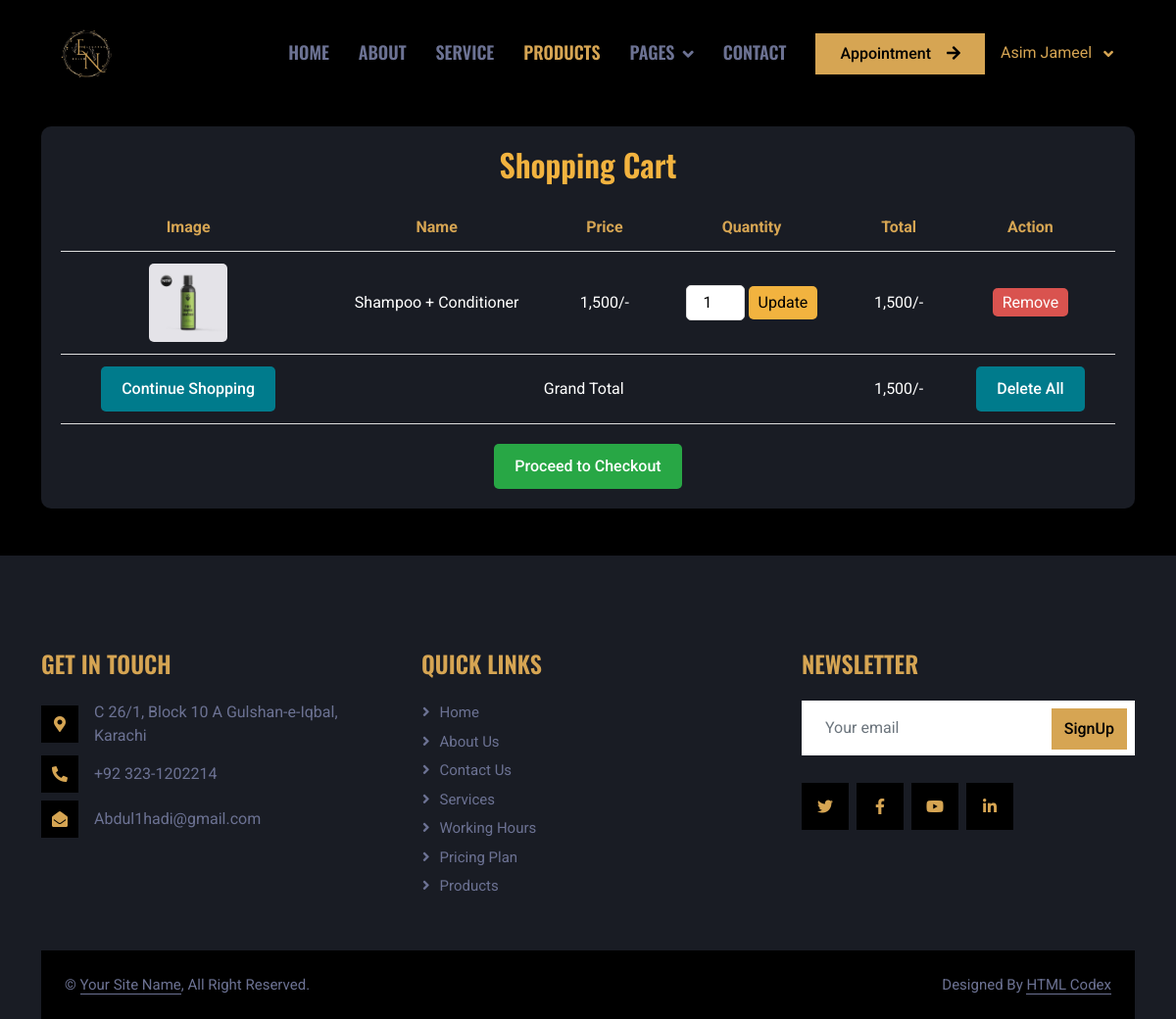
/cart.php (signed in), run on the app's committed database.
### tables this page shows
CREATE TABLE `cart` (
  `id` int(11) NOT NULL,
  `user_id` int(11) NOT NULL,
  `product_id` int(11) NOT NULL,
  `quantity` int(11) DEFAULT 1,
  `price` decimal(10,2) NOT NULL,
  `image` varchar(255) NOT NULL,
  `name` varchar(255) NOT NULL
);

### cart.php (the view, shortened to what this page needs)
<?php
include 'config.php';
$user_id = $_SESSION['user_id'];
?>
<!DOCTYPE html>
<html lang="en">
<head>
   <link rel="stylesheet" href="https://cdnjs.cloudflare.com/ajax/libs/font-awesome/6.0.0/css/all.min.css">
  <link
    href="https://cdnjs.cloudflare.com/ajax/libs/font-awesome/5.10.0/css/all.min.css"
    rel="stylesheet" />
  <link
    href="https://cdn.jsdelivr.net/npm/bootstrap-icons@1.4.1/font/bootstrap-icons.css"
    rel="stylesheet" />
  <link href="lib/animate/animate.min.css" rel="stylesheet" />
  <link href="lib/owlcarousel/assets/owl.carousel.min.css" rel="stylesheet" />
  <link href="css/bootstrap.min.css" rel="stylesheet" />
  <link href="css/style.css" rel="stylesheet" />
</head>
<body>
<nav
  class="navbar navbar-expand-lg navbar-dark sticky-top py-lg-0 px-lg-5 wow fadeIn"
  data-wow-delay="0.1s"
>
  <a href="index.php" class="navbar-brand ms-4 ms-lg-0">
    <h1 class="mb-0 text-uppercase">
      <img
        src="img/bgremove.png"
        style="width: 80px; background-color: black"
        alt="Logo"
      />
    </h1>
  </a>
  <div class="collapse navbar-collapse" id="navbarCollapse">
    <div class="navbar-nav ms-auto p-4 p-lg-0">
      <a href="index.php" class="nav-item nav-link ">Home</a>
      <a href="about.php" class="nav-item nav-link">About</a>
      <a href="service.php" class="nav-item nav-link ">Service</a>
      <a href="products.php" class="nav-item nav-link active">Products</a>
      <div class="nav-item dropdown">
                    <a href="#" class="nav-link dropdown-toggle " data-bs-toggle="dropdown">Pages</a>
                </div>
      <a href="contact.php" class="nav-item nav-link">Contact</a>
    </div>
    <a href="appointment/appointment.php" class="btn rounded-0 py-2 px-lg-4 d-none d-lg-block mr-2"
      >Appointment<i class="fa fa-arrow-right ms-3"></i
    ></a>
  </div>
  <?php if (isset($_SESSION['username'])): ?>
        <div class="nav-item dropdown">
          <a
            href="#"
            class="nav-link dropdown-toggle"
            data-bs-toggle="dropdown"
          >
            <?php echo htmlspecialchars($_SESSION['username']); ?>
          </a>
        </div>
      <?php else: ?>
        <a href="registration/signup.php" class="btn rounded-0 py-2 px-lg-4 d-none d-lg-block"
          >Registration<i class="fa fa-arrow-right ms-3"></i
        ></a>
      <?php endif; ?>
</nav>
<div class="container">
    <section class="shopping-cart">
        <h1 class="heading">Shopping Cart</h1>
        <table class="cart-table">
            <thead>
                <tr>
                    <th>Image</th>
                    <th>Name</th>
                    <th>Price</th>
                    <th>Quantity</th>
                    <th>Total</th>
                    <th>Action</th>
                </tr>
            </thead>
            <tbody>
                <?php
                    $select_cart = mysqli_query($conn, "SELECT * FROM `cart` WHERE user_id = '$user_id'");
                    $grand_total = 0;
                    if(mysqli_num_rows($select_cart) > 0){
                        while($fetch_cart = mysqli_fetch_assoc($select_cart)){
                            $sub_total = $fetch_cart['price'] * $fetch_cart['quantity'];
                            $grand_total += $sub_total;
                ?>
                <tr>
                    <td><img src="<?php echo "p_imgs/" .$fetch_cart['image']; ?>" class="cart-image" alt=""></td>
                    <td><?php echo $fetch_cart['name']; ?></td>
                    <td><?php echo number_format($fetch_cart['price']); ?>/-</td>
                    <td>
                        <form action="" method="post">
                            <input type="number" name="update_quantity" min="1" value="<?php echo $fetch_cart['quantity']; ?>">
                            <input type="submit" value="Update" name="update_update_btn">
                        </form>
                    </td>
                    <td><?php echo number_format($sub_total); ?>/-</td>
                    <td><a href="cart.php?remove=<?php echo $fetch_cart['id']; ?>" class="delete-btn">Remove</a></td>
                </tr>
                <?php
                        }
                    }
                ?>
                <tr>
                    <td><a href="products.php" class="btn">Continue Shopping</a></td>
                    <td colspan="3">Grand Total</td>
                    <td><?php echo number_format($grand_total); ?>/-</td>
                    <td><a href="cart.php?delete_all" class="btn">Delete All</a></td>
                </tr>
            </tbody>
        </table>
        <?php if ($grand_total > 0): ?>
            <div class="checkout-btn">
                <a href="checkout.php?user_id=<?php echo $user_id; ?>" class="btn">Proceed to Checkout</a>
            </div>
        <?php else: ?>
            <div class="checkout-btn">
                <button class="btn disabled">No Items in Cart</button>
            </div>
        <?php endif; ?>
    </section>
</div>
 <div
      class="container-fluid bg-secondary text-light footer mt-5 pt-5 wow fadeIn"
      data-wow-delay="0.1s"
    >
      <div class="container py-5">
        <div class="row g-5">
          <div class="col-lg-4 col-md-6">
            <h4 class="text-uppercase mb-4">Get In Touch</h4>
            <div  class="d-flex align-items-center mb-2">
              <div id="icon" class="btn-square  flex-shrink-0 me-3">
                <span  class="fa fa-map-marker-alt"></span>
              </div>
              <span id="con">C 26/1, Block 10 A Gulshan-e-Iqbal, Karachi</span>
            </div>
            <div  class="d-flex align-items-center mb-2">
              <div id="icon"  class="btn-square  flex-shrink-0 me-3">
                <span  class="fa fa-phone-alt"></span>
              </div>
              <span id="con">+92 323-1202214</span>
            </div>
            <div  class="d-flex align-items-center">
              <div id="icon" class="btn-square  flex-shrink-0 me-3">
                <span  class="fa fa-envelope-open"></span>
              </div>
              <span id="con">Abdul1hadi@gmail.com</span>
            </div>
          </div>
          <div class="col-lg-4 col-md-6">
          <h4 class="text-uppercase mb-4">Quick Links</h4>
          <a class="btn btn-link" href="index.php">Home </a>
          <a class="btn btn-link" href="about.php">About Us</a>
          <a class="btn btn-link" href="contact.php">Contact Us</a>
          <a class="btn btn-link" href="service.php">Services</a>
          <a class="btn btn-link" href="open.php">Working Hours</a>
          <a class="btn btn-link" href="price.php">pricing plan</a>
          <a class="btn btn-link" href="products.php">products</a>
          </div>
          <div class="col-lg-4 col-md-6">
            <h4 class="text-uppercase mb-4">Newsletter</h4>
            <div class="position-relative mb-4">
              <input
                class="form-control border-0 w-100 py-3 ps-4 pe-5"
                type="text"
                placeholder="Your email"
              />
              <button
                type="button"
                class="btn py-2 position-absolute top-0 end-0 mt-2 me-2"
              >
                SignUp
              </button>
            </div>
            <div  class="d-flex pt-1 m-n1">
              <a id="icon"class="btn btn-lg-square btn-dark m-1" href=""
                ><i class="fab fa-twitter"></i
              ></a>
              <a id="icon"class="btn btn-lg-square btn-dark m-1" href=""
                ><i class="fab fa-facebook-f"></i
              ></a>
              <a id="icon"class="btn btn-lg-square btn-dark m-1" href=""
                ><i class="fab fa-youtube"></i
              ></a>
              <a id="icon"class="btn btn-lg-square btn-dark m-1" href=""
                ><i class="fab fa-linkedin-in"></i
              ></a>
            </div>
          </div>
        </div>
      </div>
      <div class="container">
        <div class="copyright">
          <div class="row">
            <div class="col-md-6 text-center text-md-start mb-3 mb-md-0">
              &copy; <a class="border-bottom" href="#">Your Site Name</a>, All
              Right Reserved.
            </div>
            <div class="col-md-6 text-center text-md-end">
              Designed By
              <a class="border-bottom" href="https://htmlcodex.com"
                >HTML Codex</a
              >
            </div>
          </div>
        </div>
      </div>
    </div>
</body>
</html>

### css/style.css (style rules this page uses)
body { background-color: black; color: #d6a553; }
.navbar { background-color: black; }
.navbar .nav-link { color: #d6a553; }
.footer a { color: #d6a553; text-decoration: none; background-color: transparent; transition: color 0.3s; }
.footer .btn-square { transition: color 0.3s; }
.navbar-brand img { max-width: 100%; height: auto; }
.btn { background-color: #d6a553; color: black; }
.btn-square { background-color: transparent; color: #d6a553; }
#icon { background-color: black; }
:root { --primary:#d6a553 ; --secondary: #191C24; --light: #6C7293; --dark: #000000; }
.btn { font-weight: 500; transition: .5s; }
.btn-square { width: 38px; height: 38px; }
.btn-lg-square { width: 48px; height: 48px; }
.btn-square, .btn-sm-square, .btn-lg-square { padding: 0; display: flex; align-items: center; justify-content: center; font-weight: normal; }
.navbar .dropdown-toggle::after { border: none; content: "\f107"; font-family: "Font Awesome 5 Free"; font-weight: 900; vertical-align: middle; margin-left: 8px; }
.navbar .navbar-nav .nav-link { margin-right: 30px; padding: 40px 0; color: var(--light); font-family: 'Oswald', sans-serif; font-size: 18px; font-weight: 600; text-transform: uppercase; outline: none; }
h3,h4,h5,h6 { color:#d6a553; }
h1 { color: #d6a553; }
.navbar .navbar-nav .nav-link:hover, .navbar .navbar-nav .nav-link.active { color: var(--primary); }
.navbar.sticky-top { top: -100px; transition: .5s; }
.footer .btn.btn-link { display: block; margin-bottom: 5px; padding: 0; text-align: left; color: var(--light); font-size: 15px; font-weight: normal; text-transform: capitalize; transition: .3s; }
.footer .btn.btn-link::before { position: relative; content: "\f105"; font-family: "Font Awesome 5 Free"; font-weight: 900; margin-right: 10px; }
.footer .copyright { padding: 1.5rem; font-size: 15px; background: var(--dark); }
.footer .copyright a { color: var(--light); }

### cart.php (style rules this page uses)
.shopping-cart { background-color: #191C24; border-radius: 10px; padding: 20px; margin-top: 20px; color: white; }
.shopping-cart h1.heading { text-align: center; margin-bottom: 20px; font-size: 2em; color: #F2B33F; }
.cart-table { width: 100%; border-collapse: collapse; margin-bottom: 20px; }
.cart-table th, .cart-table td { padding: 12px; text-align: center; border-bottom: 1px solid #ddd; color: white; }
.cart-table th { background-color: #444; color: #d6a553; background-color: #191C24; }
.cart-table td img.cart-image { width: 80px; height: 80px; border-radius: 5px; }
.cart-table td form input[type="number"] { width: 60px; text-align: center; border: 1px solid #ddd; border-radius: 5px; padding: 5px; }
.cart-table td form input[type="submit"] { background-color: #F2B33F; color: #000; border: none; padding: 5px 10px; border-radius: 5px; cursor: pointer; }
.cart-table td .delete-btn { text-decoration: none; background-color: #d9534f; color: white; padding: 5px 10px; border-radius: 5px; }
.shopping-cart .btn { display: inline-block; text-decoration: none; padding: 10px 20px; background-color: #007b8c; color: white; border-radius: 5px; transition: 0.3s; }
.checkout-btn { text-align: center; margin-top: 20px; }
.checkout-btn .btn { text-decoration: none; padding: 10px 20px; background-color: #28a745; color: white; border-radius: 5px; transition: 0.3s; }

### data on the page
cart: name "Shampoo + Conditioner", price "1,500", update_quantity "1", sub_total "1,500"

### other printed values
$_SESSION['username'] "Asim Jameel"
$grand_total "1,500"
